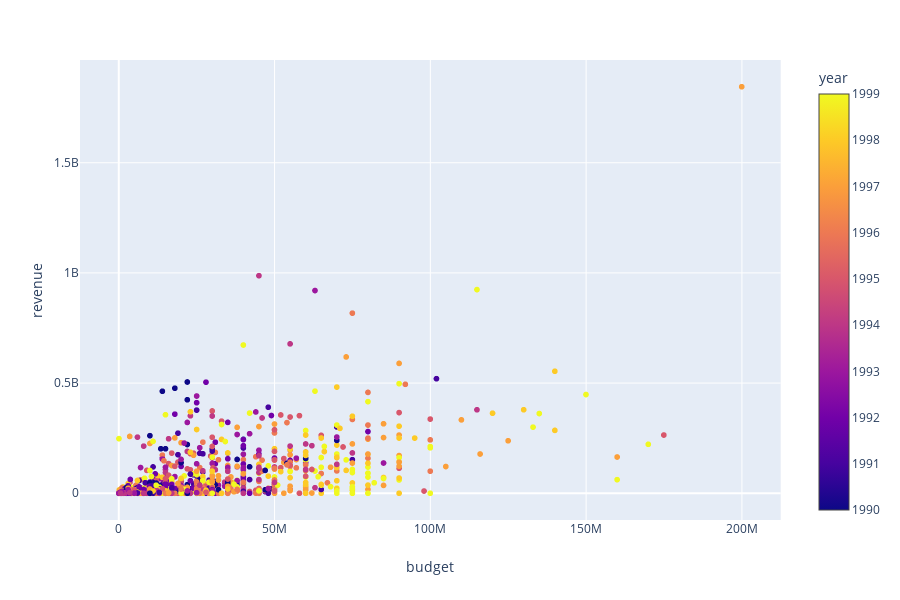

The notebook cell saved with this chart:
### Code cell
fig = px.scatter(df_1990s[df_1990s['budget']>0], x='budget', y='revenue', color='year', hover_name='title')
fig.show()

### Figure 1 — Plotly figure (JSON) as saved in the notebook; plotly's stock layout.template omitted (floating-point values rounded to 4 significant figures; data arrays with more than 128 entries replaced by an {"elided": "..."} marker saying what was removed)
{"data": [{"hoverlabel": {"namelength": 0}, "hovertemplate": "<b>%{hovertext}</b><br><br>budget=%{x}<br>revenue=%{y}<br>year=%{marker.color}", "hovertext": {"elided": "1028 str values"}, "legendgroup": "", "marker": {"color": {"elided": "1028 int values"}, "coloraxis": "coloraxis", "symbol": "circle"}, "mode": "markers", "name": "", "showlegend": false, "type": "scattergl", "x": {"elided": "1028 int values"}, "xaxis": "x", "y": {"elided": "1028 int values"}, "yaxis": "y"}], "layout": {"coloraxis": {"colorbar": {"title": {"text": "year"}}, "colorscale": [[0, "#0d0887"], [0.1111, "#46039f"], [0.2222, "#7201a8"], [0.3333, "#9c179e"], [0.4444, "#bd3786"], [0.5556, "#d8576b"], [0.6667, "#ed7953"], [0.7778, "#fb9f3a"], [0.8889, "#fdca26"], [1, "#f0f921"]]}, "height": 600, "legend": {"tracegroupgap": 0}, "margin": {"t": 60}, "xaxis": {"anchor": "y", "domain": [0, 0.98], "title": {"text": "budget"}}, "yaxis": {"anchor": "x", "domain": [0, 1], "title": {"text": "revenue"}}}}
